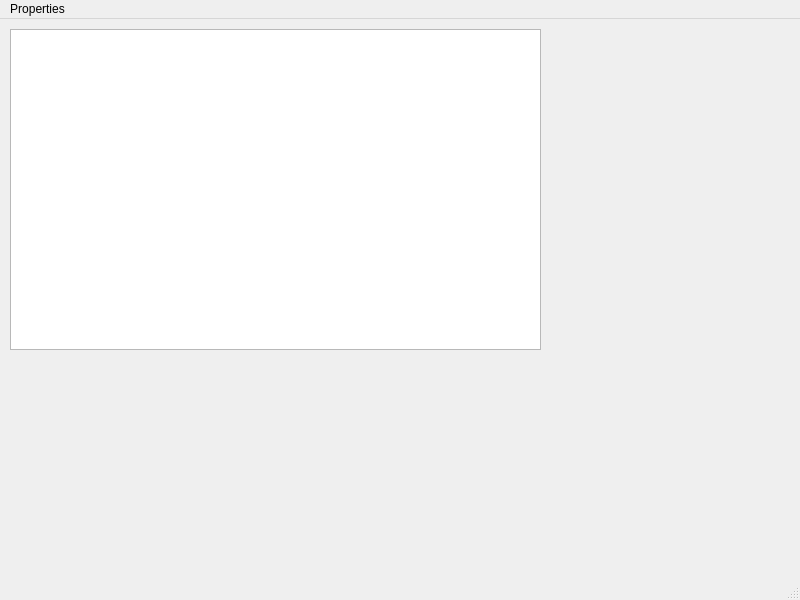
<?xml version="1.0" encoding="UTF-8"?>
<ui version="4.0">
 <class>MyProperties</class>
 <widget class="QMainWindow" name="MyProperties">
  <property name="geometry">
   <rect>
    <x>0</x>
    <y>0</y>
    <width>800</width>
    <height>600</height>
   </rect>
  </property>
  <property name="windowTitle">
   <string>MainWindow</string>
  </property>
  <widget class="QWidget" name="centralwidget">
   <widget class="QListWidget" name="listWidget">
    <property name="geometry">
     <rect>
      <x>10</x>
      <y>10</y>
      <width>531</width>
      <height>321</height>
     </rect>
    </property>
   </widget>
  </widget>
  <widget class="QMenuBar" name="menubar">
   <property name="geometry">
    <rect>
     <x>0</x>
     <y>0</y>
     <width>800</width>
     <height>20</height>
    </rect>
   </property>
   <widget class="QMenu" name="menuProperties">
    <property name="title">
     <string>Properties</string>
    </property>
    <addaction name="separator"/>
   </widget>
   <addaction name="menuProperties"/>
  </widget>
  <widget class="QStatusBar" name="statusbar"/>
 </widget>
 <resources/>
 <connections/>
</ui>
